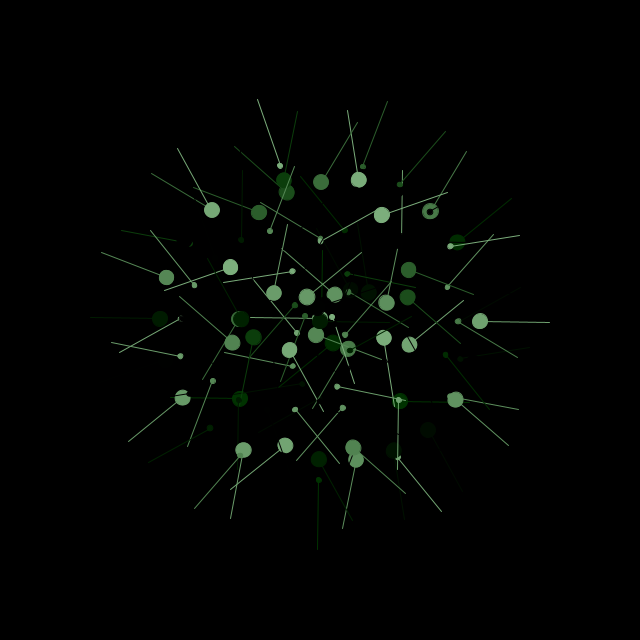
Frame 1 (no input)
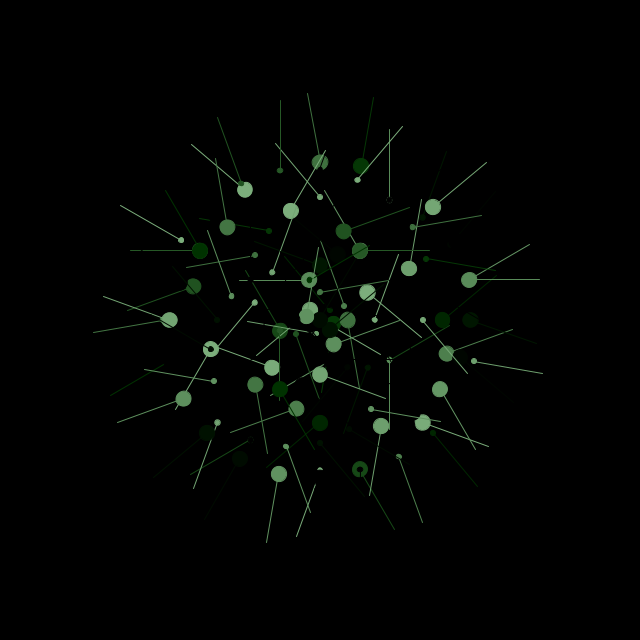
Frame 60 (the mouse pressed at the canvas centre just before this capture)
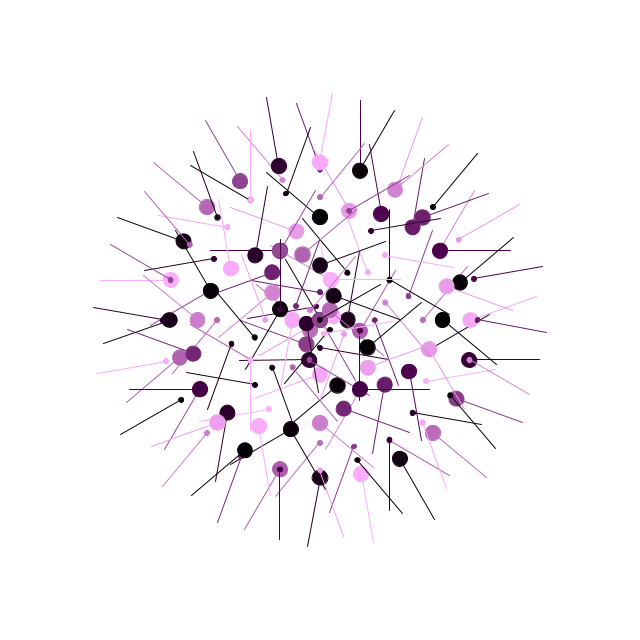
Frame 120 (the mouse held since frame 60 and released just before this capture)

The Processing sketch that drew these frames (run headless with seeded random() and noise(); from frame 60 on, the mouse is pressed at the canvas centre):

// Processing sketch: processing_157288
// ── processing_157288.pde

float num, pathR, pathG, pathB;
int backgroundColor = 0;
boolean doOnce = true;

void setup() {
  size(640, 640);
}

void draw() {
  background(backgroundColor);
  translate(width/2, height/2);
  for (int i = 0; i < 360; i+=10) {
    float x = sin(radians(i)) * 80;
    float y = cos(radians(i)) * 80;

    float x2 = sin(radians(i)) * 150;
    float y2 = cos(radians(i)) * 150;

    pathR = (((float)255/width)*mouseX)+125*sin(i+num*3);
    pathG = (50)+125*sin(i+num*3);
    pathB = (((float)255/height)*mouseY)+125*sin(i+num*3);

    stroke(pathR, pathG, pathB);
    fill(pathR, pathG, pathB);

    pushMatrix();
    translate(x, y);
    rotate(radians(-i+frameCount));

    line(x, y, x2, y2);
    line(-x, -y, -x2, -y2);
    line(y, -x, y2, -x2);
    line(-y, x, -y2, x2);

    ellipse(x, y, 5, 5);
    ellipse(-x, -y, 5, 5);
    ellipse(-y, x, 15, 15);
    ellipse(y, -x, 15, 15);
    popMatrix();
  }
  num += 0.001;
}
void mousePressed() {
  if (doOnce && backgroundColor == 255) {
    backgroundColor = 0;
    doOnce = false;
  }
  if (doOnce && backgroundColor == 0) {
    backgroundColor = 255;
    doOnce = false;
  }
}

void mouseReleased() {
  doOnce = true;
}
